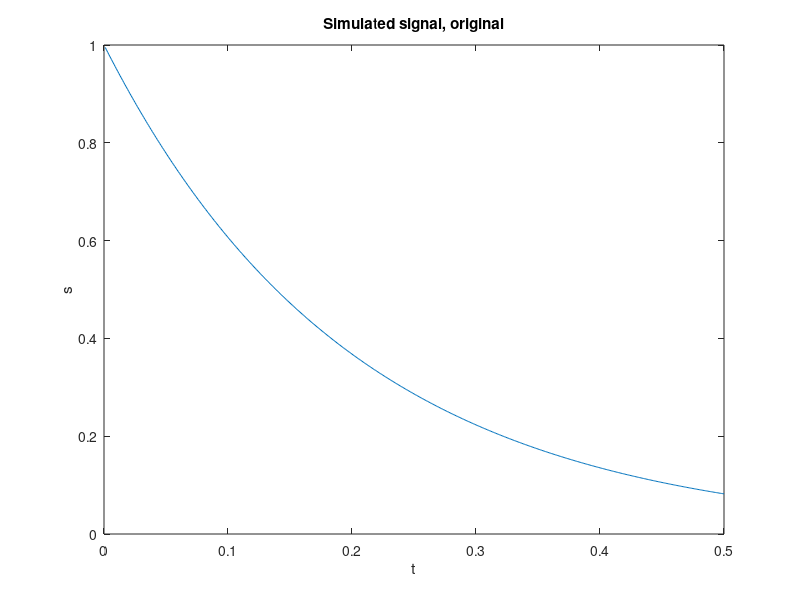
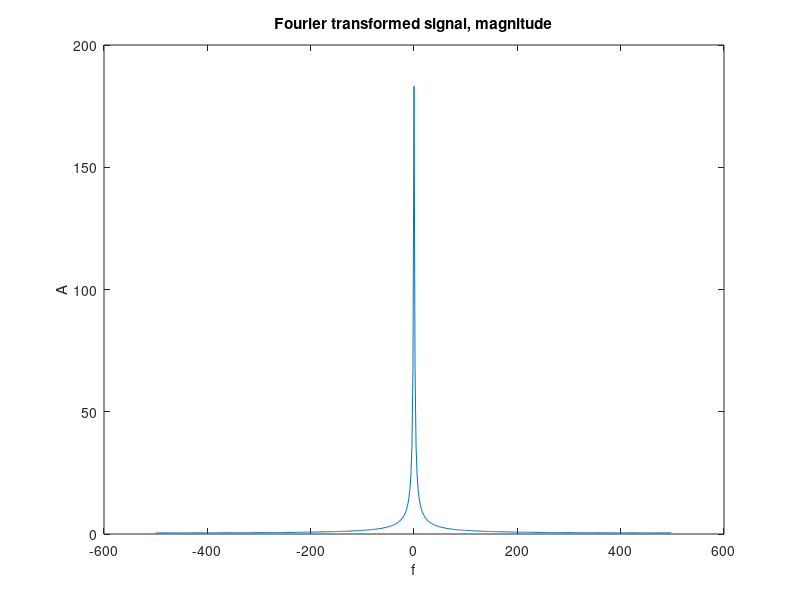
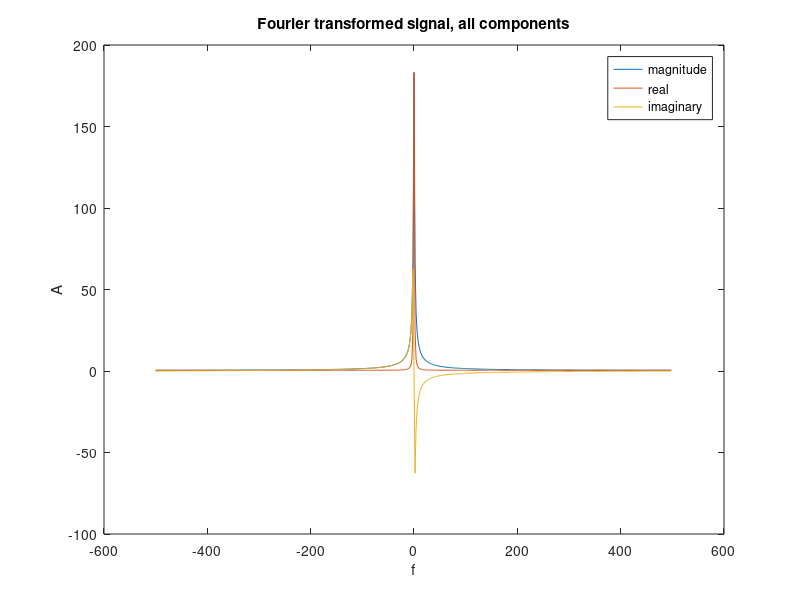

Write the MATLAB code that produced these figures, in order.
%Simulate signal
N=500;
t = 1:N; %1 step = 1 ms
t = t./1000;
s = exp(-5*t);

%Plot
figure
plot(t,s)
xlabel('t')
ylabel('s')
title('Simulated signal, original')

%Fourier transform
s_ft = fftshift(fft(s));
fvec = 1000*((-N/2):(N/2-1))/N;

%Plot
figure
plot(fvec, abs(s_ft))
xlabel('f')
ylabel('A')
title('Fourier transformed signal, magnitude')

figure
plot(fvec, abs(s_ft))
hold on
plot(fvec, real(s_ft))
plot(fvec, imag(s_ft))
xlabel('f')
ylabel('A')
title('Fourier transformed signal, all components')
legend('magnitude', 'real', 'imaginary')